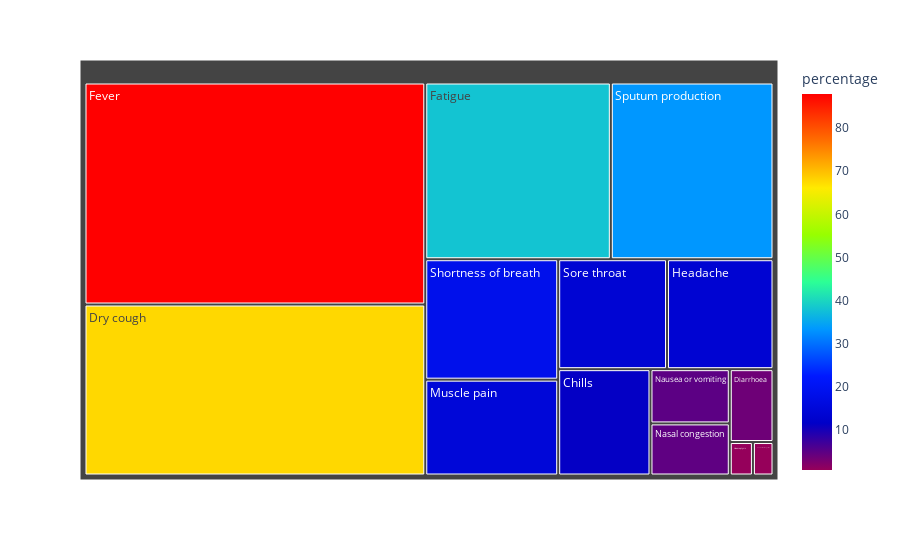

Notebook code for this chart:
### Code cell
fig = px.treemap(symptoms, path=['symptom'], values='percentage',
                  color='percentage', hover_data=['symptom'],
                  color_continuous_scale='Rainbow')
fig.show()

### Figure 1 — Plotly figure (JSON) as saved in the notebook; plotly's stock layout.template omitted (floating-point values rounded to 4 significant figures)
{"data": [{"branchvalues": "total", "customdata": [["Chills", 11.4], ["Conjunctival congestion", 0.8], ["Diarrhoea", 3.7], ["Dry cough", 67.7], ["Fatigue", 38.1], ["Fever", 87.9], ["Haemoptysis", 0.9], ["Headache", 13.6], ["Muscle pain", 14.8], ["Nasal congestion", 4.8], ["Nausea or vomiting", 5], ["Shortness of breath", 18.6], ["Sore throat", 13.9], ["Sputum production", 33.4]], "domain": {"x": [0, 1], "y": [0, 1]}, "hovertemplate": "symptom=%{customdata[0]}<br>percentage=%{color}<br>labels=%{label}<br>parent=%{parent}<br>id=%{id}<extra></extra>", "ids": ["Chills", "Conjunctival congestion", "Diarrhoea", "Dry cough", "Fatigue", "Fever", "Haemoptysis", "Headache", "Muscle pain", "Nasal congestion", "Nausea or vomiting", "Shortness of breath", "Sore throat", "Sputum production"], "labels": ["Chills", "Conjunctival congestion", "Diarrhoea", "Dry cough", "Fatigue", "Fever", "Haemoptysis", "Headache", "Muscle pain", "Nasal congestion", "Nausea or vomiting", "Shortness of breath", "Sore throat", "Sputum production"], "marker": {"coloraxis": "coloraxis", "colors": [11.4, 0.8, 3.7, 67.7, 38.1, 87.9, 0.9, 13.6, 14.8, 4.8, 5, 18.6, 13.9, 33.4]}, "name": "", "parents": ["", "", "", "", "", "", "", "", "", "", "", "", "", ""], "type": "treemap", "values": [11.4, 0.8, 3.7, 67.7, 38.1, 87.9, 0.9, 13.6, 14.8, 4.8, 5, 18.6, 13.9, 33.4]}], "layout": {"coloraxis": {"colorbar": {"title": {"text": "percentage"}}, "colorscale": [[0, "rgb(150,0,90)"], [0.125, "rgb(0,0,200)"], [0.25, "rgb(0,25,255)"], [0.375, "rgb(0,152,255)"], [0.5, "rgb(44,255,150)"], [0.625, "rgb(151,255,0)"], [0.75, "rgb(255,234,0)"], [0.875, "rgb(255,111,0)"], [1, "rgb(255,0,0)"]]}, "legend": {"tracegroupgap": 0}, "margin": {"t": 60}}}
